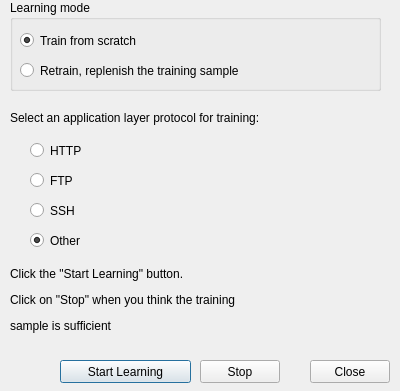
<?xml version="1.0" encoding="UTF-8"?>
<ui version="4.0">
    <class>LearningTcpDialog</class>
    <widget class="QDialog" name="LearningTcpDialog">
        <property name="geometry">
            <rect>
                <x>0</x>
                <y>0</y>
                <width>400</width>
                <height>391</height>
            </rect>
        </property>
        <property name="windowTitle">
            <string>TCP-ADS training</string>
        </property>
        <widget class="QRadioButton" name="radioButton">
            <property name="geometry">
                <rect>
                    <x>30</x>
                    <y>140</y>
                    <width>100</width>
                    <height>21</height>
                </rect>
            </property>
            <property name="text">
                <string>HTTP</string>
            </property>
        </widget>
        <widget class="QLabel" name="label">
            <property name="geometry">
                <rect>
                    <x>10</x>
                    <y>110</y>
                    <width>361</width>
                    <height>16</height>
                </rect>
            </property>
            <property name="text">
                <string>Select an application layer protocol for training:</string>
            </property>
        </widget>
        <widget class="QRadioButton" name="radioButton_2">
            <property name="geometry">
                <rect>
                    <x>30</x>
                    <y>170</y>
                    <width>100</width>
                    <height>21</height>
                </rect>
            </property>
            <property name="text">
                <string>FTP</string>
            </property>
        </widget>
        <widget class="QRadioButton" name="radioButton_3">
            <property name="geometry">
                <rect>
                    <x>30</x>
                    <y>200</y>
                    <width>100</width>
                    <height>21</height>
                </rect>
            </property>
            <property name="text">
                <string>SSH</string>
            </property>
        </widget>
        <widget class="QRadioButton" name="radioButton_4">
            <property name="geometry">
                <rect>
                    <x>30</x>
                    <y>230</y>
                    <width>100</width>
                    <height>21</height>
                </rect>
            </property>
            <property name="text">
                <string>Other</string>
            </property>
            <property name="checked">
                <bool>true</bool>
            </property>
        </widget>
        <widget class="QLabel" name="label_2">
            <property name="geometry">
                <rect>
                    <x>10</x>
                    <y>260</y>
                    <width>321</width>
                    <height>81</height>
                </rect>
            </property>
            <property name="text">
                <string>&lt;html&gt;&lt;head/&gt;&lt;body&gt;&lt;p&gt;Click the &amp;quot;Start Learning&amp;quot;
                    button.&lt;/p&gt;&lt;p&gt;Click on &amp;quot;Stop&amp;quot; when you think the training&lt;/p&gt;&lt;p&gt;sample
                    is sufficient&lt;/p&gt;&lt;/body&gt;&lt;/html&gt;
                </string>
            </property>
        </widget>
        <widget class="QPushButton" name="pushButton">
            <property name="geometry">
                <rect>
                    <x>60</x>
                    <y>360</y>
                    <width>131</width>
                    <height>23</height>
                </rect>
            </property>
            <property name="text">
                <string>Start Learning</string>
            </property>
        </widget>
        <widget class="QPushButton" name="pushButton_2">
            <property name="geometry">
                <rect>
                    <x>200</x>
                    <y>360</y>
                    <width>80</width>
                    <height>23</height>
                </rect>
            </property>
            <property name="text">
                <string>Stop</string>
            </property>
            <property name="checkable">
                <bool>false</bool>
            </property>
        </widget>
        <widget class="QPushButton" name="pushButton_3">
            <property name="geometry">
                <rect>
                    <x>310</x>
                    <y>360</y>
                    <width>80</width>
                    <height>23</height>
                </rect>
            </property>
            <property name="text">
                <string>Close</string>
            </property>
        </widget>
        <widget class="QGroupBox" name="groupBox">
            <property name="geometry">
                <rect>
                    <x>10</x>
                    <y>0</y>
                    <width>371</width>
                    <height>91</height>
                </rect>
            </property>
            <property name="title">
                <string>Learning mode</string>
            </property>
            <widget class="QRadioButton" name="radioButton_5">
                <property name="geometry">
                    <rect>
                        <x>10</x>
                        <y>30</y>
                        <width>161</width>
                        <height>21</height>
                    </rect>
                </property>
                <property name="text">
                    <string>Train from scratch</string>
                </property>
                <property name="checked">
                    <bool>true</bool>
                </property>
            </widget>
            <widget class="QRadioButton" name="radioButton_6">
                <property name="geometry">
                    <rect>
                        <x>10</x>
                        <y>60</y>
                        <width>311</width>
                        <height>21</height>
                    </rect>
                </property>
                <property name="text">
                    <string>Retrain, replenish the training sample</string>
                </property>
            </widget>
        </widget>
    </widget>
    <resources/>
    <connections/>
</ui>
